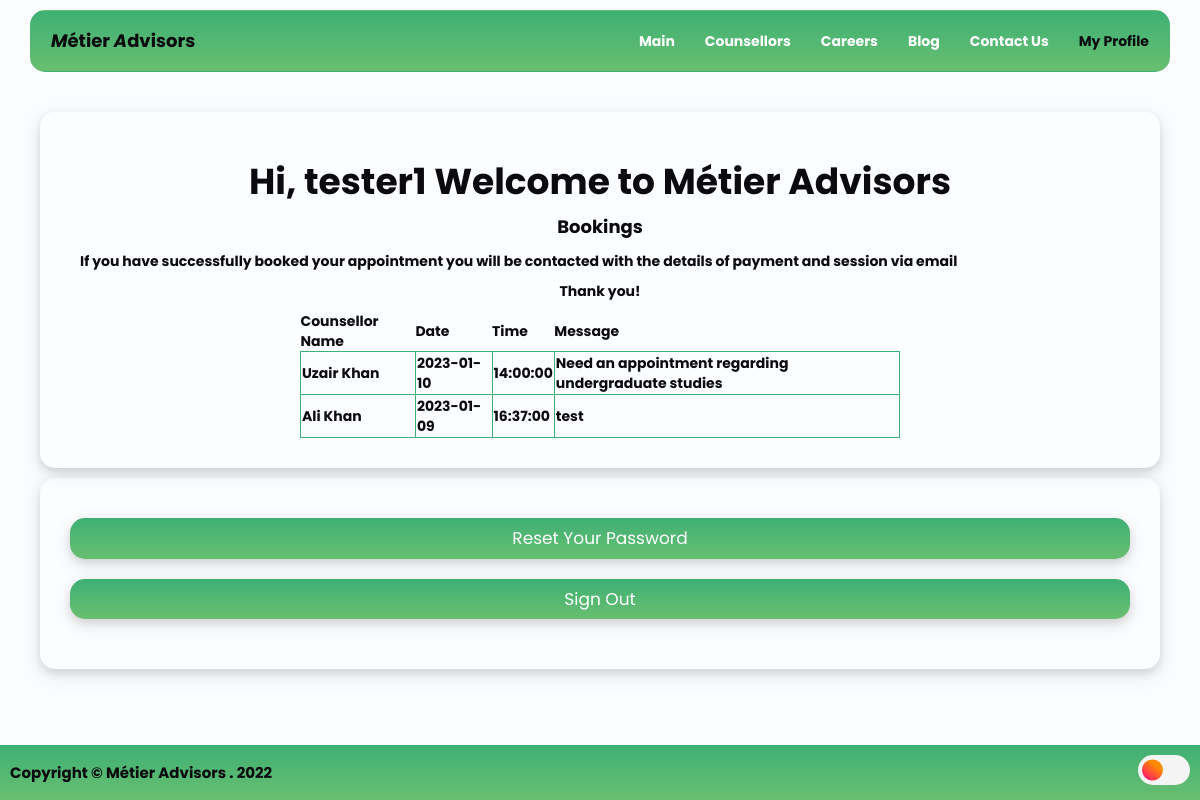
The app's page /welcome.php (signed in) with its own data.
### tables this page shows
CREATE TABLE `appointments` (
  `id` int(10) UNSIGNED NOT NULL,
  `counsellors_id` int(10) UNSIGNED NOT NULL,
  `counsellors_name` varchar(30) DEFAULT NULL,
  `user_id` int(10) UNSIGNED NOT NULL,
  `date` date NOT NULL,
  `time` time NOT NULL,
  `message` text NOT NULL,
  `payment` varchar(255) NOT NULL
);

### welcome.php (the view, shortened to what this page needs)
<!DOCTYPE html>
<html lang="en">
<head>
    <link rel="stylesheet" href="https://maxcdn.bootstrapcdn.com/bootstrap/3.4.1/css/bootstrap.min.css">
    <link rel="stylesheet" href="Template.css">
    <link rel="stylesheet" href="Dark-Template.css">
</head>
<body>
    <div class="header">
        <div class="container">
            <nav class="navbar navbar" role="navigation">
                <div class="navbar-header">
                    <a href="Main.html" class="navbar-brand scroll-top"><em>M</em>étier <em>A</em>dvisors</a>
                </div>
                <div id="main-nav" class="collapse navbar-collapse">
                    <ul class="nav navbar-nav navbar-right">
                        <li><a href="Main.html" class="scroll-link" data-id="Main">Main</a></li>
                        <li><a href="Counsellors.php" class="scroll-link" data-id="Counsellors">Counsellors</a></li>
                        <li><a href="Careers.php" class="scroll-link" data-id="Careers">Careers</a></li>
                        <li><a href="Blog.php" class="scroll-link" data-id="Blog">Blog</a></li>
                        <li><a href="Contact.php" class="scroll-link" data-id="Contact">Contact Us</a></li>
                        <li><a href="login.php" class="scroll-top">My Profile</a></li>
                    </ul>
                </div>
            </nav>
        </div>
    </div>
    <div class="container">
        <div class="card-2">
            <h1 class="my-5">Hi, <b>
                    <?php echo htmlspecialchars($_SESSION["username"]); ?>
                </b> Welcome to Métier Advisors</h1>
            <div class="card-1">
                <h4>Bookings</h4>
                <p style="text-align:justify;">
                    If you have successfully booked your appointment you will be contacted with the details of payment
                    and session via email<br>
                </p>
                <p style="text-align:center;">
                    Thank you!
                </p>
            </div>
            <table>
                <tr>
                    <th>Counsellor Name</th>
                    <th>Date</th>
                    <th>Time</th>
                    <th>Message</th>
                </tr>
                <?php
                $host = "localhost";
                $username = "root";
                $password = "";
                $dbname = "metier-advisors";
                $conn = mysqli_connect($host, $username, $password, $dbname);
                $user_id = $_SESSION['id'];
                $appointments_query = "SELECT counsellors_name, date, time, message FROM appointments WHERE user_id = $user_id";
                $appointments_result = mysqli_query($conn, $appointments_query);
                while ($row = mysqli_fetch_assoc($appointments_result)) {
                    $counsellor_name = $row['counsellors_name'];
                    $date = $row['date'];
                    $time = $row['time'];
                    $message = $row['message'];
                    echo "<tr>
                            <td>$counsellor_name</td>
                            <td>$date</td>
                            <td>$time</td>
                            <td>$message</td>
                        </tr>";
                }
                ?>
            </table>
        </div>
        <div class="card-2">
            <p>
                <a href="reset-password.php" id="book-button" class="btn btn-warning">Reset Your Password</a>
                <a href="logout.php" id="book-button" class="btn btn-danger ml-3">Sign Out</a>
            </p>
        </div>
    </div>
    <div class="free">
        <br>
    </div>
    <div class="footer-bottom">
        Copyright &copy; Métier Advisors . 2022
        <label class="switch">
            <span class="slider"></span>
        </label>
    </div>
</body>
</html>

### Template.css (style rules this page uses)
body { margin: 0; font-family: 'Poppins', sans-serif; background-color: #fafcfe; color: #0a0a0f; font-weight: bold; }
.header { margin: 10px; }
.navbar { background-image: linear-gradient(180deg, #3eb075, #69bf70); border-radius: 15px; padding: 5px; }
.navbar-brand { background-color: none; color: #f6f8fc; }
.scroll-link { color: #ffffff; }
.scroll-top { color: #0a0a0f; }
h1 { text-align: center; font-weight: bold; }
h4 { text-align: center; font-weight: bold; padding: 5px; }
p { text-align: justify; }
.card-1 { background: none; color: #0a0a0f; border-radius: 15px; margin: 10px; }
.card-2 { margin: 10px; background: rgba(255, 255, 255, 0.15); color: #0a0a0f; border-radius: 15px; text-align: center; padding: 30px; box-shadow: 0 4px 8px 0 rgba(0, 0, 0, 0.1), 0 6px 20px 0 rgba(0, 0, 0, 0.1); }
table { margin: 0 auto; border-collapse: collapse; max-width: 600px; }
td { word-wrap: break-word; padding: 1px; border: 1px solid #3eb075; text-align: left; }
#book-button { width: 100%; text-align: center; font-size: 17px; background-image: linear-gradient(180deg, #3eb075, #69bf70); color: white; border: none; border-radius: 15px; padding: 8px 16px; margin-top: 10px; margin-bottom: 10px; cursor: pointer; box-shadow: 0 4px 8px 0 rgba(0, 0, 0, 0.1), 0 6px 20px 0 rgba(0, 0, 0, 0.1); }
.footer-bottom { position: fixed; bottom: 0; width: 100%; padding: 10px; background: linear-gradient(180deg, #3eb075, #69bf70); font-size: 15px; display: flex; align-items: center; justify-content: space-between; }
.free { margin: 30px; }

### Dark-Template.css (style rules this page uses)
.switch { --width-of-switch: 3.5em; --height-of-switch: 2em; --size-of-icon: 1.4em; --slider-offset: 0.3em; position: relative; width: var(--width-of-switch); height: var(--height-of-switch); }
.slider { position: absolute; cursor: pointer; top: 0; left: 0; right: 0; bottom: 0; background-color: #f4f4f5; transition: .4s; border-radius: 30px; }
.slider:before { position: absolute; content: ""; height: var(--size-of-icon,1.4em); width: var(--size-of-icon,1.4em); border-radius: 20px; left: var(--slider-offset,0.3em); top: 50%; transform: translateY(-50%); background: linear-gradient(40deg,#ff0080,#ff8c00 70%); ; transition: .4s; }

### records on screen
appointments: counsellors_name "Uzair Khan", date "2023-01-10", time "14:00:00", message "Need an appointment regarding undergraduate studies"
appointments: counsellors_name "Ali Khan", date "2023-01-09", time "16:37:00", message "test"

### other values on screen
$_SESSION["username"] "tester1"
